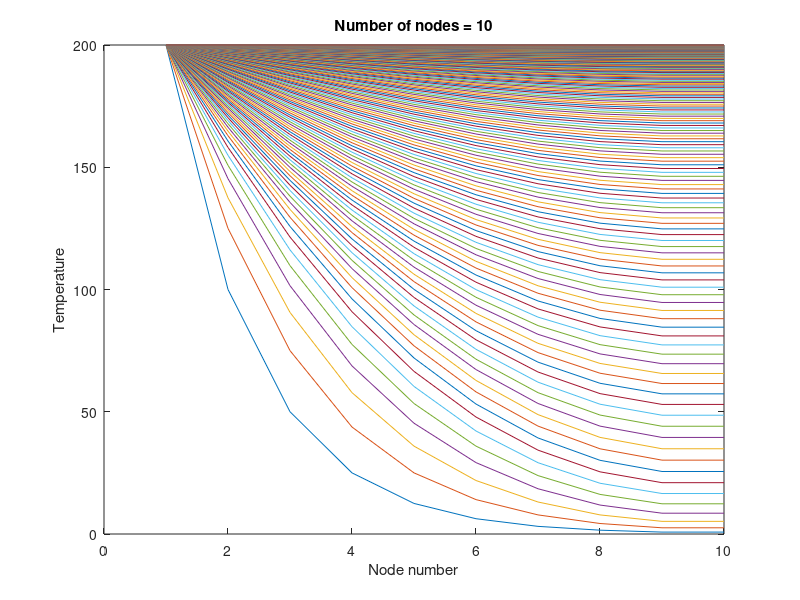
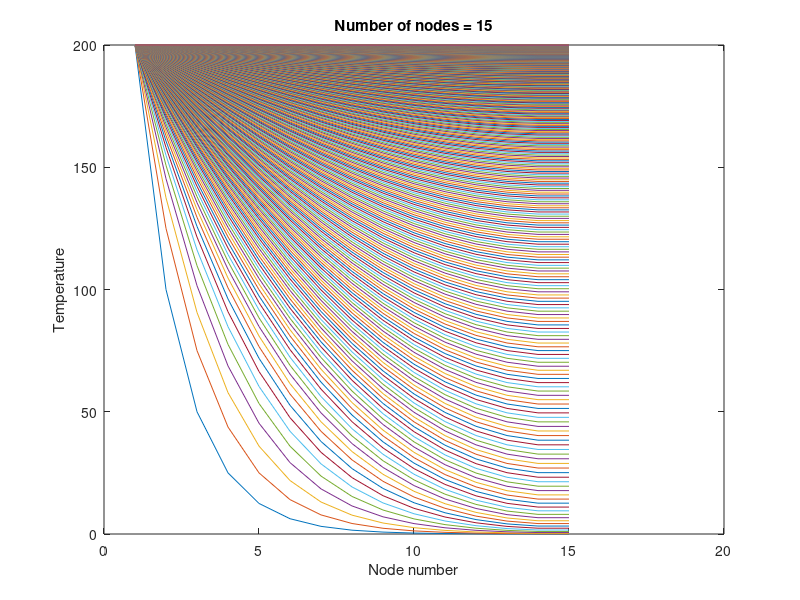
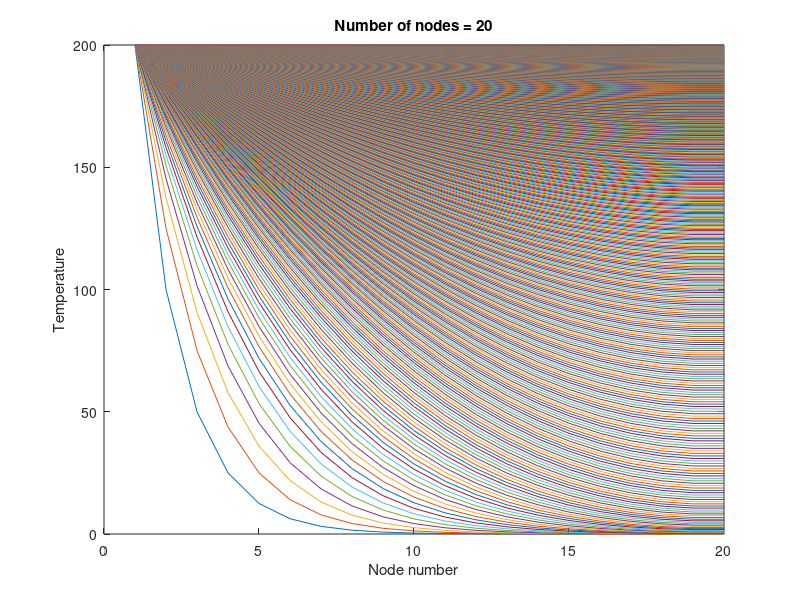
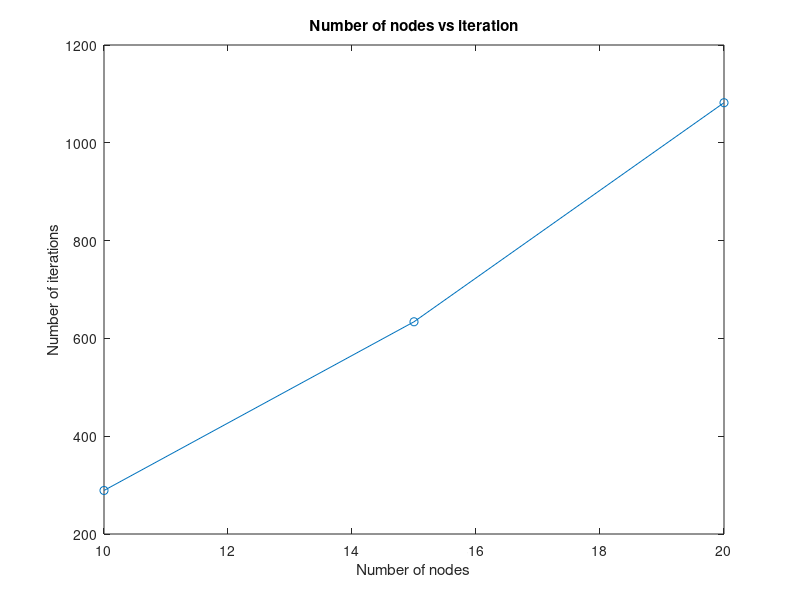

Source code (MATLAB) for these figures, in order:
% Matlab code for 1-D steady state heat conduction
clc
close all;
clear all;
%Defining the geometry
L = 10*0.01;  %Length of the rod in m
N = 10:5:20;      %Number of Nodes
% Defining initial and boundary conditions
Tb = 200;            % Boundary condition, base temperature
Ttip=20 ;            % Boundary condition, tip temperature
iter = [];
% Solution
for i=1:length(N)
  T = zeros(N(i),1); 
  dx = L/(N(i)-1);  % Grid size
  T_old = T;
  k=0;      
  err = 100;
  tol = 0.001;
  while true
    T(1,1) = Tb;
    for j = 2:N(i)-1
      T(j,1)= (T(j+1,1)+T(j-1,1))/2; %Temperature inside the domain
    end 
    T(N(i),1) = T(N(i)-1,1);     %Temperature of the last node
    err = abs(max(T-T_old));
    if err < tol
      disp(["For ", num2str(N(i))," nodes Convergence is attained at ", num2str(k),"th iteration"])
      iter = [iter,k];
      break
    endif
    T_old = T;
    figure(i);
    plot(T);   %Plotting T vs node number % If x coordinate is not mentioned, the x-coordinates range from 1 to length(Y).
    title(["Number of nodes = ", num2str(N(i))])
    xlabel("Node number")
    ylabel("Temperature")
    hold on
    k++;
  end
end
hold off
figure(i+1)
plot(N,iter,"-o")
title("Number of nodes vs iteration")
xlabel("Number of nodes")
ylabel("Number of iterations")
